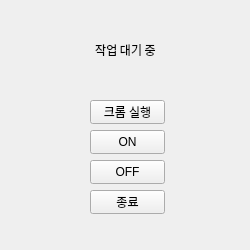
<?xml version="1.0" encoding="UTF-8"?>
<ui version="4.0">
 <class>Form</class>
 <widget class="QWidget" name="Form">
  <property name="geometry">
   <rect>
    <x>0</x>
    <y>0</y>
    <width>250</width>
    <height>250</height>
   </rect>
  </property>
  <property name="minimumSize">
   <size>
    <width>100</width>
    <height>100</height>
   </size>
  </property>
  <property name="maximumSize">
   <size>
    <width>250</width>
    <height>250</height>
   </size>
  </property>
  <property name="windowTitle">
   <string>Form</string>
  </property>
  <widget class="QPushButton" name="btn_exit">
   <property name="geometry">
    <rect>
     <x>90</x>
     <y>190</y>
     <width>75</width>
     <height>24</height>
    </rect>
   </property>
   <property name="focusPolicy">
    <enum>Qt::NoFocus</enum>
   </property>
   <property name="text">
    <string>종료</string>
   </property>
  </widget>
  <widget class="QPushButton" name="btn_off">
   <property name="geometry">
    <rect>
     <x>90</x>
     <y>160</y>
     <width>75</width>
     <height>24</height>
    </rect>
   </property>
   <property name="focusPolicy">
    <enum>Qt::NoFocus</enum>
   </property>
   <property name="text">
    <string>OFF</string>
   </property>
  </widget>
  <widget class="QPushButton" name="btn_chrome">
   <property name="geometry">
    <rect>
     <x>90</x>
     <y>100</y>
     <width>75</width>
     <height>24</height>
    </rect>
   </property>
   <property name="focusPolicy">
    <enum>Qt::NoFocus</enum>
   </property>
   <property name="text">
    <string>크롬 실행</string>
   </property>
  </widget>
  <widget class="QPushButton" name="btn_start">
   <property name="geometry">
    <rect>
     <x>90</x>
     <y>130</y>
     <width>75</width>
     <height>24</height>
    </rect>
   </property>
   <property name="focusPolicy">
    <enum>Qt::NoFocus</enum>
   </property>
   <property name="text">
    <string>ON</string>
   </property>
  </widget>
  <widget class="QLabel" name="label_main">
   <property name="geometry">
    <rect>
     <x>10</x>
     <y>20</y>
     <width>231</width>
     <height>61</height>
    </rect>
   </property>
   <property name="font">
    <font>
     <family>메이플스토리</family>
    </font>
   </property>
   <property name="text">
    <string>&lt;html&gt;&lt;head/&gt;&lt;body&gt;&lt;p align=&quot;center&quot;&gt;작업 대기 중&lt;/p&gt;&lt;/body&gt;&lt;/html&gt;</string>
   </property>
   <property name="alignment">
    <set>Qt::AlignCenter</set>
   </property>
  </widget>
 </widget>
 <resources/>
 <connections/>
</ui>
